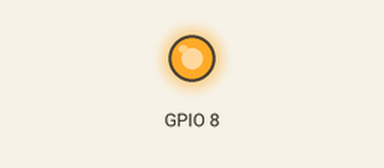
Simulated run of this sketch. Board: ESP8266 (NodeMCU). Shown: output pins drawn as LEDs (lit = HIGH). The audio player accepts every command and is not drawn; what the sketch prints to the serial monitor is not drawn.

Above: at 0.1 s.
Timing chart, 0 to 2.0 s (numbered marks = the images above):
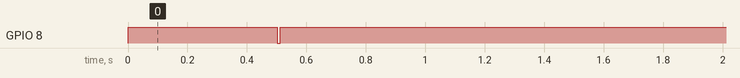

The sketch:

audio_test.ino
```cpp
// (licence header left out)
/***********Notice and Trouble shooting***************
 1.Connection and Diagram can be found here
 <https://www.dfrobot.com/wiki/index.php/DFPlayer_Mini_SKU:DFR0299#Connection_Diagram>
 2.This code is tested on Arduino Uno, Leonardo, Mega boards.
 ****************************************************/

/***************************************************
 DFPlayer - A Mini MP3 Player For Arduino
 <https://www.dfrobot.com/product-1121.html>

 ***************************************************
 This example shows the all the function of library for DFPlayer.

 Created 2016-12-07
 By [Angelo qiao](Angelo.qiao@dfrobot.com)
 Modified 2026-02-27
 By Jannet Trabelsi

 GNU Lesser General Public License.
 See <http://www.gnu.org/licenses/> for details.
 All above must be included in any redistribution
 ****************************************************/

/***********Notice and Trouble shooting***************
 1.Connection and Diagram can be found here
<https://www.dfrobot.com/wiki/index.php/DFPlayer_Mini_SKU:DFR0299#Connection_Diagram>
 2.This code is tested on Arduino Uno, Leonardo, Mega boards.
 ****************************************************/

#include "Arduino.h"
#include "DFRobotDFPlayerMini.h"

#if (defined(ARDUINO_AVR_UNO) || defined(ESP8266))   // Using a soft serial port
#include <SoftwareSerial.h>
SoftwareSerial softSerial(/*rx =*/4, /*tx =*/5);
#define FPSerial softSerial
#else
#define FPSerial Serial1
#endif

DFRobotDFPlayerMini myDFPlayer;
void printDetail(uint8_t type, int value);

void setup()
{
#if (defined ESP32)
  FPSerial.begin(9600, SERIAL_8N1, /*rx =*/D3, /*tx =*/D2);
#else
  FPSerial.begin(9600);
#endif

  Serial.begin(115200);
  pinMode(8, OUTPUT);

  Serial.println();
  Serial.println(F("DFRobot DFPlayer Mini Demo"));
  Serial.println(F("Initializing DFPlayer ... (May take 3~5 seconds)"));
  digitalWrite(8, HIGH);

  if (!myDFPlayer.begin(FPSerial, /*isACK = */true, /*doReset = */true)) {  //Use serial to communicate with mp3.
    Serial.println(F("Unable to begin:"));
    Serial.println(F("1.Please recheck the connection!"));
    Serial.println(F("2.Please insert the SD card!"));
    while(true);
  }
  Serial.println(F("DFPlayer Mini online."));
  digitalWrite(8, LOW);

  myDFPlayer.setTimeOut(500); //Set serial communictaion time out 500ms

  //----Set volume----
  myDFPlayer.volume(10);  //Set volume value (0~30).
  myDFPlayer.volumeUp(); //Volume Up
  myDFPlayer.volumeDown(); //Volume Down

  //----Set different EQ----
  myDFPlayer.EQ(DFPLAYER_EQ_NORMAL);
//  myDFPlayer.EQ(DFPLAYER_EQ_POP);
//  myDFPlayer.EQ(DFPLAYER_EQ_ROCK);
//  myDFPlayer.EQ(DFPLAYER_EQ_JAZZ);
//  myDFPlayer.EQ(DFPLAYER_EQ_CLASSIC);
//  myDFPlayer.EQ(DFPLAYER_EQ_BASS);

  //----Set device we use SD as default----
//  myDFPlayer.outputDevice(DFPLAYER_DEVICE_U_DISK);
  myDFPlayer.outputDevice(DFPLAYER_DEVICE_SD);
//  myDFPlayer.outputDevice(DFPLAYER_DEVICE_AUX);
//  myDFPlayer.outputDevice(DFPLAYER_DEVICE_SLEEP);
//  myDFPlayer.outputDevice(DFPLAYER_DEVICE_FLASH);

  //----Mp3 control----
//  myDFPlayer.sleep();     //sleep
//  myDFPlayer.reset();     //Reset the module
//  myDFPlayer.enableDAC();  //Enable On-chip DAC
//  myDFPlayer.disableDAC();  //Disable On-chip DAC
//  myDFPlayer.outputSetting(true, 15); //output setting, enable the output and set the gain to 15

  //----Mp3 play----
  digitalWrite(8, HIGH);
  myDFPlayer.next();  //Play next mp3
  delay(1000);
  myDFPlayer.previous();  //Play previous mp3
  delay(1000);
  myDFPlayer.play(1);  //Play the first mp3
  delay(1000);
  myDFPlayer.loop(1);  //Loop the first mp3
  delay(1000);
  myDFPlayer.pause();  //pause the mp3
  delay(1000);
  myDFPlayer.start();  //start the mp3 from the pause
  delay(1000);
  myDFPlayer.playFolder(15, 4);  //play specific mp3 in SD:/15/004.mp3; Folder Name(1~99); File Name(1~255)
  delay(1000);
  myDFPlayer.enableLoopAll(); //loop all mp3 files.
  delay(1000);
  myDFPlayer.disableLoopAll(); //stop loop all mp3 files.
  delay(1000);
  myDFPlayer.playMp3Folder(4); //play specific mp3 in SD:/MP3/0004.mp3; File Name(0~65535)
  delay(1000);
  myDFPlayer.advertise(3); //advertise specific mp3 in SD:/ADVERT/0003.mp3; File Name(0~65535)
  delay(1000);
  myDFPlayer.stopAdvertise(); //stop advertise
  delay(1000);
  myDFPlayer.playLargeFolder(2, 999); //play specific mp3 in SD:/02/004.mp3; Folder Name(1~10); File Name(1~1000)
  delay(1000);
  myDFPlayer.loopFolder(5); //loop all mp3 files in folder SD:/05.
  delay(1000);
  myDFPlayer.randomAll(); //Random play all the mp3.
  delay(1000);
  myDFPlayer.enableLoop(); //enable loop.
  delay(1000);
  myDFPlayer.disableLoop(); //disable loop.
  delay(1000);
}

void loop()
{
  static unsigned long timer = millis();

  if (millis() - timer > 3000) {
    timer = millis();
    myDFPlayer.next();  //Play next mp3 every 3 second.
  }
}
```
